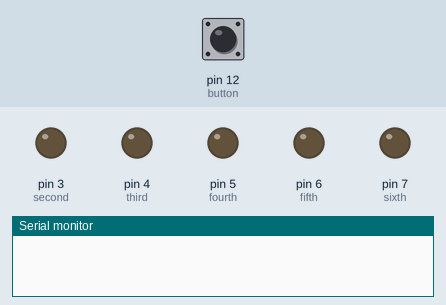
Recording of a sketch running on a simulated Arduino Uno, built with avr-gcc and run on an emulated ATmega328P. Parts: output pins drawn as LEDs (lit = HIGH), the last lines printed to the serial monitor. Dashed ring = blinking. The test bench sets the inputs (shaded band); at power-on: pin 12 (button) LOW. Random numbers use the default seed unless the sketch sets one; pins used as bus, display or sensor lines are not drawn.

Above: at 1.2 s.
1.3 s: pin 12 (button) pulled HIGH for 0.15 s
At 4.1 s:
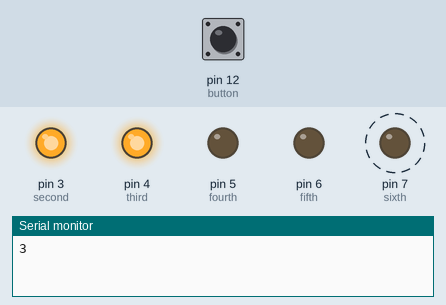
4.3 s: pin 12 (button) pulled HIGH for 1 s
At 4.9 s:
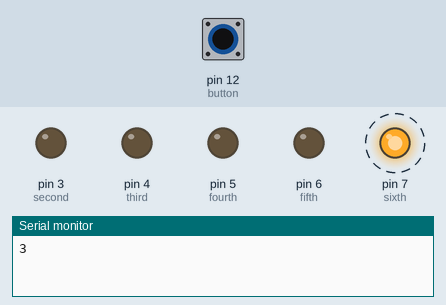
7.3 s: pin 12 (button) pulled HIGH for 3.2 s
At 13.5 s:
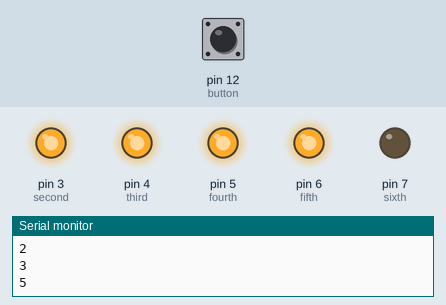
Timing chart, 0 to 15.0 s (numbered marks = the images above; inputs shaded):
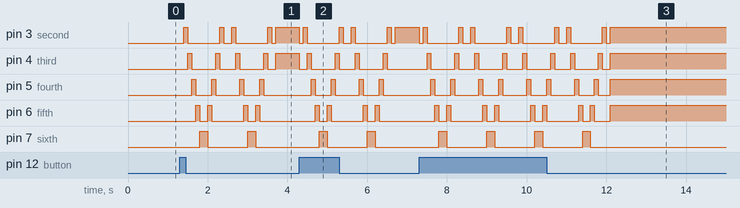

The sketch:

07_dice.ino
```cpp
// 1 for debug:
#define DEBUG 0

// 6 onsecutive digital pin for LEDs
int first = 2;
int second = 3;
int third = 4;
int fourth = 5;
int fifth = 6;
int sixth = 7;

// buton on digital 12
int button = 12;
// calue to check for state of button switch
int pressed = 0;

void setup()
  // set all LED pins to OUTPUT
  {
    for (int i=first; i<=sixth; i++)
    {
      pinMode(i, OUTPUT);
    }

  // set button pin to INPUT
  pinMode(button, INPUT);

  // initiate random seed number from analog pin noise in 0,
  // make sure it's unconnected
  randomSeed(analogRead(0));

  // for devugging, connect to serial
  #ifdef DEBUG
    Serial.begin(9600);
  #endif
  }

void buildUpTension()
// light LEDS L -> R -> L to build excitement
{ // L -> R:
  for (int i=first; i<=sixth; i++)
  {
    if (i!=first)
    {
      digitalWrite(i-1, LOW);
    }
    digitalWrite(i, HIGH);
    delay(100);
  }
  // R -> L
  for (int i=sixth; i>=first; i--)
  {
    if (i!=sixth)
    {
      digitalWrite(i+1, LOW);
    }
    digitalWrite(i, HIGH);
    delay(100);
  }
}

void showNumber(int number)
  {
    digitalWrite(first, HIGH);
    if(number >= 2)
    {
      digitalWrite(second, HIGH);
    }
    if(number >= 3)
    {
      digitalWrite(third, HIGH);
    }
    if(number >= 4)
    {
      digitalWrite(fourth, HIGH);
    }
    if(number >= 5)
    {
      digitalWrite(fifth, HIGH);
    }
    if(number >= 6)
    {
      digitalWrite(sixth, HIGH);
    }
  }

  int throwDice()
  { // get random num in range [1,6]
    int randNumber = random(1,7);

    #ifdef DEBUG
    Serial.println(randNumber);
    #endif

    return randNumber;
  }

  void setAllLEDs(int value)
    {
      for (int i=first; i<=sixth; i++)
      {
        digitalWrite(i, value);
      }
    }

void loop()
{
  // button pressed == throw the dice
  pressed = digitalRead(button);
  if (pressed == HIGH)
  { //remove previous number
    setAllLEDs(LOW);
    buildUpTension();
    buildUpTension();
    // buildUpTension();
    // buildUpTension();
    // buildUpTension();
    // buildUpTension();
    int thrownNumber = throwDice();
    showNumber(thrownNumber);
  }
}
```

Measured:
- after the input at 1.3 s, pin 3 (second): LOW → HIGH after 0.10 s, → LOW 0.10 s later, → HIGH 0.80 s later, → LOW 0.10 s later, … (9 changes in this stretch); pin 4 (third): LOW → HIGH after 0.20 s, → LOW 0.10 s later, → HIGH 0.60 s later, → LOW 0.10 s later, … (9 changes in this stretch)
- after the input at 4.3 s, pin 3 (second): HIGH → LOW at once, → HIGH 0.10 s later, → LOW 0.10 s later, → HIGH 0.80 s later, … (10 changes in this stretch); pin 4 (third): HIGH → LOW at once, → HIGH 0.20 s later, → LOW 0.10 s later, → HIGH 0.60 s later, … (9 changes in this stretch)
- after the input at 7.3 s, pin 3 (second): HIGH → LOW at once, then repeats every 1.2 s: HIGH 0.10 s, LOW 0.80 s, HIGH 0.10 s, LOW 0.20 s; pin 4 (third): LOW → HIGH after 0.20 s, then repeats every 1.2 s: LOW 0.60 s, HIGH 0.10 s, LOW 0.40 s, HIGH 0.10 s
